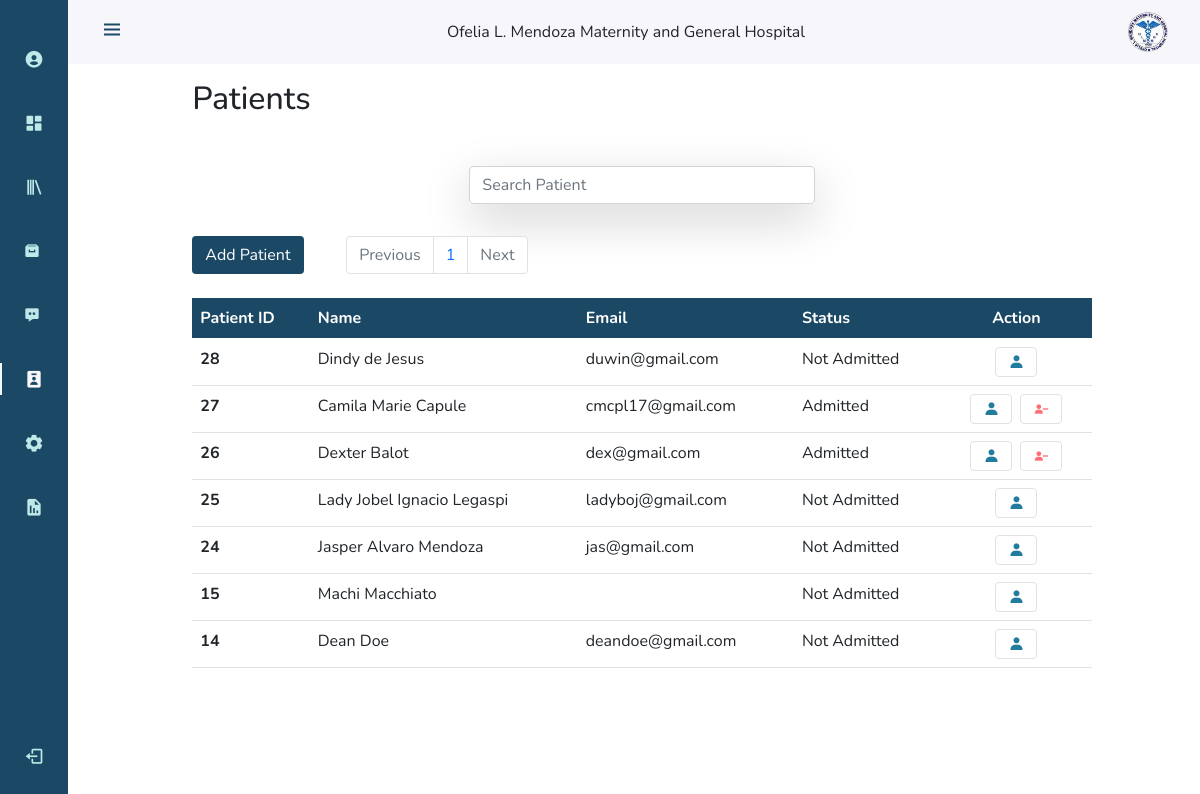
The page /php/patients/patients.php (signed in) on the database as committed earlier.
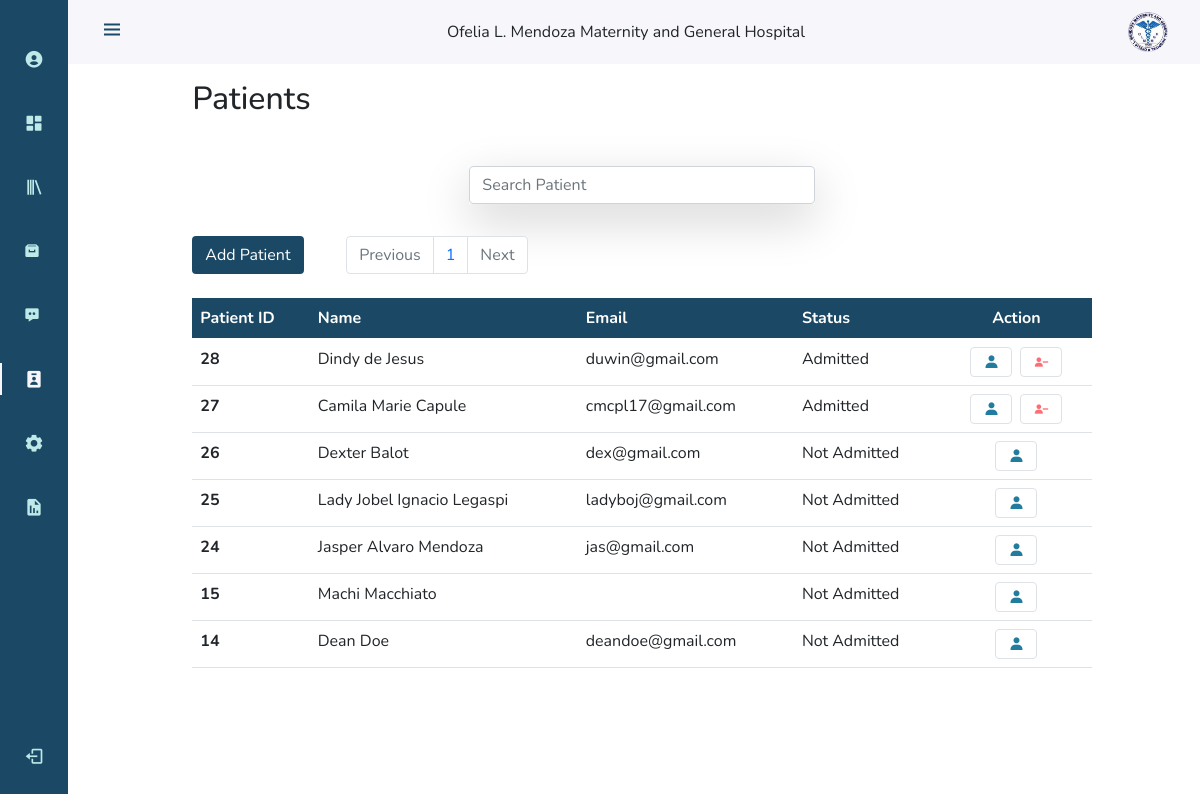
The same page on the database as committed later.
### tables this page shows
CREATE TABLE `tbl_accounts` (
  `acc_id` int(40) NOT NULL,
  `auto_id` varchar(255) NOT NULL,
  `username` varchar(100) NOT NULL,
  `password` varchar(300) NOT NULL,
  `first_name` varchar(100) NOT NULL,
  `middle_name` varchar(100) DEFAULT NULL,
  `last_name` varchar(100) NOT NULL,
  `email` varchar(60) NOT NULL,
  `emp_id` varchar(100) NOT NULL,
  `position` varchar(40) NOT NULL,
  `date_created` date DEFAULT NULL,
  `time_created` time DEFAULT NULL
);

CREATE TABLE `tbl_patients` (
  `patient_id` int(30) NOT NULL,
  `username` varchar(60) NOT NULL,
  `password` varchar(60) NOT NULL,
  `first_name` varchar(50) NOT NULL,
  `middle_name` varchar(50) DEFAULT NULL,
  `last_name` varchar(50) NOT NULL,
  `contact_no` varchar(20) NOT NULL,
  `email` varchar(60) DEFAULT NULL,
  `sex` varchar(10) NOT NULL,
  `religion` varchar(30) DEFAULT NULL,
  `address` varchar(150) NOT NULL,
  `birthdate` varchar(30) NOT NULL,
  `occupation` varchar(30) DEFAULT NULL,
  `status` varchar(255) NOT NULL,
  `record_status` varchar(255) NOT NULL,
  `date_added` date DEFAULT NULL,
  `time_added` time DEFAULT NULL,
  `pass_status` varchar(20) NOT NULL DEFAULT 'default'
);

### php/patients/patients.php (the view, shortened to what this page needs)
<?php
include_once '../dbconn.php';
$limit = 50;
$page = isset($_GET['page']) ? $_GET['page'] : 1;
$start = ($page - 1) * $limit;
$get_count_stmt = $connection->prepare("SELECT count(patient_id) as id FROM tbl_patients;");
$get_count_stmt->execute();
$count_result = $get_count_stmt->get_result();
$count_row = $count_result->fetch_array(MYSQLI_ASSOC);
$total = $count_row['id'];
$pages =  ceil($total/$limit);
$Previous = $page - 1;
$Next = $page + 1;
$connection->real_query("SELECT * FROM tbl_patients ORDER BY date_added DESC,time_added DESC LIMIT $start,$limit");
$patients_result = $connection->use_result();
?>
<!DOCTYPE html>
<html lang="en">
<head>
    <link href="https://cdn.jsdelivr.net/npm/bootstrap@5.0.2/dist/css/bootstrap.min.css" rel="stylesheet">
    <link href='https://unpkg.com/boxicons@2.0.9/css/boxicons.min.css' rel='stylesheet'>
    <link href='../../css/patients.css' rel='stylesheet'>
    <link rel="stylesheet" href="../../css/nav.css">
</head>
<body id="body-pd">
<?php include_once '../admin_nav.php';?>
    <div class="row my-3">
        <div class="col-12">
                        <div class="row justify-content-center">
                            <div class="col-10 mx-5 my-3">
                                <h2>Patients</h2>
                            </div>
                        </div>
                        <div class="row my-4 justify-content-center">
                            <div class="col-md-4">
                                <form>
                                        <div class="form-group shadow-lg">
                                            <input type="text" class="form-control" id="search_patient" placeholder="Search Patient" autocomplete="off">
                                        </div>
                                </form>
                            </div>
                        </div>
                        <div class="row justify-content-center">
                            <div class="col-md-10">
                                <div class="row my-2">
                                    <div class="col-4 col-md-2">
                                        <form>
                                               <a href="add_patient.php">
                                                   <div class="form-group btn add_patient text-white">
                                                        Add Patient
                                                   </div>
                                               </a>
                                        </form>
                                    </div>
                                    <div class="col-8 col-md-10">
                                                        <nav aria-label="Page navigation example">
                                                            <ul class="pagination">
                                                                <?php
                                                                    if($Previous>0)
                                                                    {
                                                                       echo' <li class="page-item">
                                                                            <a class="page-link" href="patients.php?page='.$Previous.'">Previous</a>
                                                                        </li>';
                                                                    }else{
                                                                        echo' <li class="page-item disabled">
                                                                            <a class="page-link" href="#">Previous</a>
                                                                        </li>';
                                                                    }
                                                                    for($i=1; $i<=$pages; $i++)
                                                                    {
                                                                        echo '<li class="page-item"><a class="page-link" href="patients.php?page='.$i.'">'.$i.'</a></li>';
                                                                    }
                                                                    if($Next<=$pages)
                                                                    {
                                                                       echo' <li class="page-item">
                                                                            <a class="page-link" href="patients.php?page='.$Next.'">Next</a>
                                                                        </li>';
                                                                    }else{
                                                                        echo' <li class="page-item disabled">
                                                                            <a class="page-link" href="#">Next</a>
                                                                        </li>';
                                                                    }
                                                                ?>
                                                            </ul>
                                                        </nav>
                                                    </div>
                                </div>
                                <table class="table">
                                    <thead class="text-white">
                                        <tr>
                                            <th scope="col">Patient ID</th>
                                            <th scope="col">Name</th>
                                            <th scope="col">Email</th>
                                            <th scope="col">Status</th>
                                            <th scope="col" class="text-center">Action</th>
                                        </tr>
                                    </thead>
                                    <tbody>
                                            <?php
                                            foreach ($patients_result as $row_patient) {
                                                    echo "
                                                    <tr>
                                                        <th scope='row'>".$row_patient["patient_id"]."</th>
                                                        <td>".$row_patient["first_name"]." ".$row_patient["middle_name"]." ".$row_patient["last_name"]."</td>
                                                        <td>".$row_patient["email"]."</td>
                                                        <td>".$row_patient["status"]."</td>
                                                        <td class='text-center'>
                                                            <i class='bx bxs-user mx-1 btn border view_patient' id='".$row_patient["patient_id"]."' title='View Patient'></i>";
                                                    if($row_patient["status"]=="Admitted"){
                                                        echo "<i class='bx bxs-user-minus mx-1 btn border discharge_patient' id='".$row_patient["patient_id"]."' title='Discharge Patient'></i>";
                                                    }
                                                    echo"
                                                        </td>
                                                    </tr>";
                                            }
                                            ?>
                                    </tbody>
                                </table>
                            </div>
                        </div>
            </div>
        </div>
</body>
</html>

### php/admin_nav.php (shortened to what this page needs)
<?php
include_once '../dbconn.php';
$ID = $_SESSION['ID'];
 $sql = "SELECT * FROM tbl_accounts where acc_id = '$ID'";
 $result = $conn -> query($sql);
 if($result->num_rows>0)
 {
    while($row = $result -> fetch_assoc())
    {
         $active_account_name = $row['first_name'];
         echo '
        <header class="header" id="header">
            <div class="header_toggle"> <i class="bx bx-menu" id="header-toggle"></i> </div>
            <div>  Ofelia L. Mendoza Maternity and General Hospital </div>
            <div class="header_img"> <img src="../../images/ofelia_logo.png" alt=""> </div>
        </header>
        <div class="l-navbar" id="nav-bar">
            <nav class="nav nav_class">
                <div>
                    <div class="title_logo">
                        <img class="logo" src="../images/ofelia_logo.png" alt="Logo">
                    </div>
                    <div class="nav_list">
                        <a href="../profile/view_profile.php" class="nav_link" id="profile_link"> <i class="bx bxs-user-circle nav_icon"></i> <span class="nav_name">'.$active_account_name.'</span> </a>
                        <a href="../dashboard/dashboard.php" class="nav_link" id="dashboard_link"> <i class="bx bxs-dashboard nav_icon"></i> <span class="nav_name">Dashboard</span> </a>
                        <a href="../patients_record_management/patients_records.php" class="nav_link" id="record_management_link"> <i class="bx bx-library nav_icon"></i> <span class="nav_name">Patients Records</span> </a>
                        <a href="../patients_record_archive/patients_archive.php" class="nav_link" id="archive_link"> <i class="bx bxs-archive"></i> <span class="nav_name">Patients Record Archive</span> </a>
                        <a href="../patients_follow_ups/patients_follow_ups.php" class="nav_link" id="followup_link"><i class="bx bxs-message-dots"></i> <span class="nav_name"> Patients Follow Ups <sup></sup></span></a>
                        <a href="../patients/patients.php" class="nav_link" id ="patients_link"> <i class="bx bxs-user-badge nav_icon"></i> <span class="nav_name">Patients</span> </a>
                        ';
                        if(isset($_SESSION["position"]) && $_SESSION["position"]=="Administrator"){
                        echo'
                        <a href="../account_management/account_management.php" class="nav_link" id="account_management_link"> <i class="bx bxs-cog nav_icon"></i> <span class="nav_name">Accounts Management</span> </a>
                        <a href="../report_generation/report_generation.php" class="nav_link" id="report_generation_link"> <i class="bx bxs-report nav_icon"></i> <span class="nav_name">Generate Reports</span> </a>
                        ';}
                        echo'
                    </div>
                </div>
                <a onclick="logout()" id="logout" class="nav_link"> <i class="bx bx-log-out nav_icon"></i> <span class="nav_name">Log out</span> </a>
            </nav>
        </div> ';
    }
 }
?>

### css/patients.css (style rules this page uses)
thead { background-color: rgb(27, 73, 101); }
#patients_link { color: #F7F6FB; }
#patients_link::before { color: #F7F6FB; content: ''; position: absolute; left: 0; width: 2px; height: 32px; background-color: var(--white-color) }
.btn.add_patient { background-color: rgb(27, 73, 101); outline: none; }
.btn.view_patient { background-color: white; color: rgb(34, 124, 157); }
.btn.discharge_patient { background-color: white; color: rgb(254, 109, 115); }

### css/nav.css (style rules this page uses)
:root { --header-height: 3rem; --nav-width: 68px; --first-color: #1B4965; --first-color-light: #BEE9E8; --white-color: #F7F6FB; --body-font: 'Nunito', sans-serif; --normal-font-size: 1rem; --z-fixed: 100 }
body { position: relative; margin: var(--header-height) 0 0 0; padding: 0 1rem; font-family: var(--body-font); font-size: var(--normal-font-size); transition: .5s }
a { text-decoration: none }
.header { width: 100%; height: var(--header-height); position: fixed; top: 0; left: 0; display: flex; align-items: center; justify-content: space-between; padding: 0 1rem; background-color: var(--white-color); z-index: var(--z-fixed); transition: .5s }
.header_toggle { color: var(--first-color); font-size: 1.5rem; cursor: pointer }
.header_img { width: 35px; height: 35px; display: flex; justify-content: center; border-radius: 50%; overflow: hidden }
.header_img img { width: 40px }
.l-navbar { position: fixed; top: 0; left: -30%; width: var(--nav-width); height: 100vh; background-color: var(--first-color); padding: .5rem 1rem 0 0; transition: .5s; z-index: var(--z-fixed) }
.nav_class { height: 100%; display: flex; flex-direction: column; justify-content: space-between; overflow: hidden }
.nav_logo, .nav_link { display: grid; grid-template-columns: max-content max-content; align-items: center; column-gap: 1rem; padding: .5rem 0 .5rem 1.5rem }
.nav_link { position: relative; color: var(--first-color-light); margin-bottom: 1.5rem; transition: .3s }
.nav_icon { font-size: 1.25rem }
#logout { cursor: pointer; }
@media screen and (min-width: 768px) { body { margin: calc(var(--header-height) + 1rem) 0 0 0; padding-left: calc(var(--nav-width) + 2rem) } }
@media screen and (min-width: 768px) { .header { height: calc(var(--header-height) + 1rem); padding: 0 2rem 0 calc(var(--nav-width) + 2rem) } }
@media screen and (min-width: 768px) { .header_img { width: 40px; height: 40px } }
@media screen and (min-width: 768px) { .header_img img { width: 45px } }
@media screen and (min-width: 768px) { .l-navbar { left: 0; padding: 1rem 1rem 0 0 } }
.title_logo { text-align: center; width: 100%; padding-bottom: 5%; padding-top: 5%; display: flex; }

Rows that differ between the two databases and show on the page:
changed tbl_patients "Dindy": status "Not Admitted" → "Admitted"
changed tbl_patients "Dexter": status "Admitted" → "Not Admitted"
